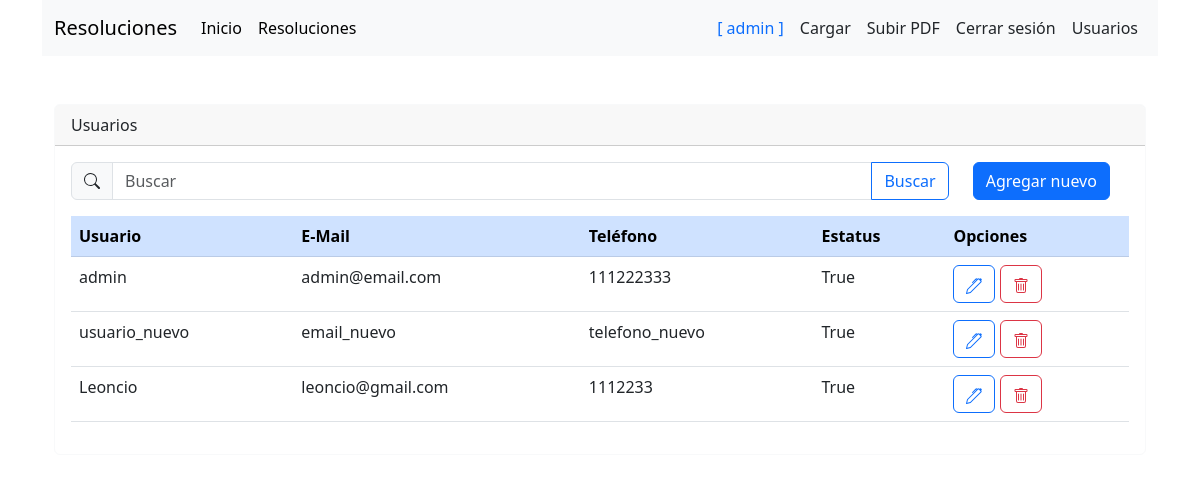
The app's page /usuarios (signed in) with its own data.
### app.py (models this page shows)
class Usuario(db.Model, UserMixin):
	id = db.Column(db.Integer, primary_key=True)
	usuario = db.Column(db.String(15))
	password = db.Column(db.String(40))
	email = db.Column(db.String(80))
	telefono = db.Column(db.String(20))
	estatus = db.Column(db.Boolean)

### app.py (the view)
@app.route('/usuarios', methods=['GET', 'POST'])
@login_required
def usuarios():
	if current_user.usuario == "admin":
		usuarios = Usuario.query.all()
		return render_template('usuario-listar.html', usuarios=usuarios)
	else:
		return render_template('usuario-aviso.html')

### app.py (called while the page is built)
@login_manager.user_loader
def load_user(id):
	return Usuario.query.filter_by(id=id).first()

### templates/usuario-listar.html (shortened to what this page needs)
<!DOCTYPE html>
{% extends 'base.html' %}
{% block header %}
	{% include 'navbar.html' %}
{% endblock header %}
{% block main %}
	<div class="container">
		<div class="card border-light mb-3 mt-5">
			<div class="card-header">Usuarios</div>
			<div class="card-body">
				<div class="row">
					<div class="col col-10">
						<form method="get">
							<div class="input-group flex-nowrap">
								<span class="input-group-text">
								</span>
								<input type="text" class="form-control" name="buscar" value="{{ buscar }}" placeholder="Buscar">
								<button class="btn btn-outline-primary">Buscar</button>
							</div>
						</form>
					</div>
					<div class="col col-2">
						<a class="btn btn-primary" href="{{ url_for('usuario_nuevo') }}">Agregar nuevo</a>
					</div>
				</div>
				<div class="table-responsive mt-3">
					<table class="table">
						<thead class="table-primary">
							<tr>
								<th>Usuario</th>
								<th>E-Mail</th>
								<th>Teléfono</th>
								<th>Estatus</th>
								<th>Opciones</th>
							</tr>
						</thead>
						<tbody>
							{% for usuario in usuarios %}
							<tr>
								<td>{{ usuario.usuario }}</td>
								<td>{{ usuario.email }}</td>
								<td>{{ usuario.telefono }}</td>
								<td>{{ usuario.estatus }}</td>
								<td>
									<a class="btn btn-outline-primary" href="{{ url_for('usuarios_editar', id=usuario.id) }}"
										role="button">
									</a>
									<a class="btn btn-outline-danger" href="{{ url_for('usuarios_eliminar', id=usuario.id) }}"
										role="button">
									</a>
								</td>
							</tr>
							{% endfor %}
						</tbody>
					</table>
				</div>
			</div>
		</div>
	</div>
{% endblock main %}

### templates/navbar.html (shortened to what this page needs)
<nav class="navbar navbar-expand-lg bg-body-tertiary">
	<div class="container-fluid">
		<a class="navbar-brand" href="#">Resoluciones</a>
		<div class="collapse navbar-collapse" id="navbarSupportedContent">
			<ul class="navbar-nav me-auto mb-2 mb-lg-0">
				<li class="nav-item">
					<a class="nav-link active" aria-current="page" href="{{ url_for('home') }}">Inicio</a>
				</li>
				<li class="nav-item">
					<a class="nav-link active" aria-current="page" href="{{ url_for('resoluciones') }}">Resoluciones</a>
				</li>
			</ul>
			<ul class="navbar-nav">
				{% if current_user.is_authenticated %}
					<li class="nav-item">
						<a class="nav-link link-dark px-2 disabled text-primary" href="#">[ {{ current_user.usuario }} ]</a>
					</li>
					<li class="nav-item"><a href="{{ url_for('cargaresol') }}" class="nav-link link-dark px-2">Cargar</a></li>
					<li class="nav-item"><a href="{{ url_for('subir_pdf') }}" class="nav-link link-dark px-2">Subir PDF</a></li>
					<li class="nav-item"><a href="{{ url_for('logout') }}" class="nav-link link-dark px-2">Cerrar sesión</a></li>
				{% else %}
					<li class="nav-item"><a href="{{ url_for('login') }}" class="nav-link link-dark px-2">Iniciar sesión</a></li>
				{% endif %}
				<li class="nav-item"><a href="{{ url_for('usuarios') }}" class="nav-link link-dark px-2">Usuarios</a></li>
			</ul>
		</div>
	</div>
</nav>

### records on screen
Usuario: usuario "admin", email "admin@email.com", telefono "111222333", estatus "True"
Usuario: usuario "usuario_nuevo", email "email_nuevo", telefono "telefono_nuevo", estatus "True"
Usuario: usuario "Leoncio", email "leoncio@gmail.com", telefono "1112233", estatus "True"
